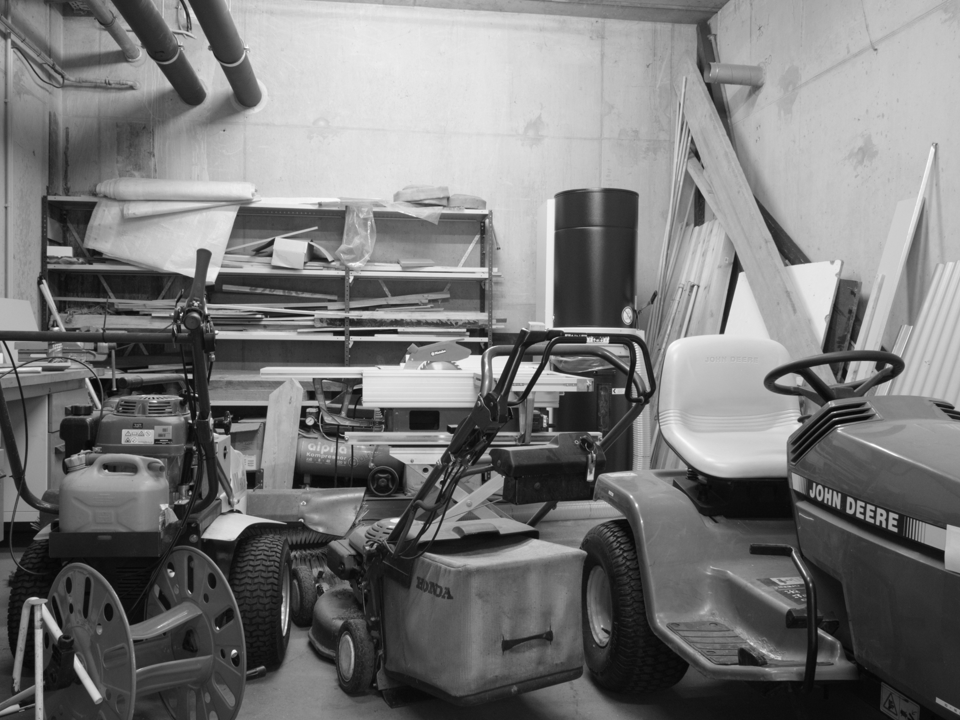
%> input picture orig.png, 960 x 720 px
$ octave histogram.m   (GNU Octave 9; MATLAB toolbox functions it lacks are replaced by stand-ins)
%> lines starting %> are read from the running program, lines starting %| are printed output that depends on the picture
### correlation_calculation.m
function [h,v,d] = correlation_calculation(im,enim)
%本函数用于计算相邻像素相关性.
%
% im----input original image
% enim--the encrypted image
% num---the total number o pixels to be compared
%
% h-----the correlation coefficients of two neighboring pixels in the horizontal direction
% v-----the correlation coefficients of two neighboring pixels in the vertical direction
% d-----the correlation coefficients of two neighboring pixels in the diagonal direction


if ~isa(im,'double')
    im = double(im);
end

if ~isa(enim,'double')
    enim = double(enim);
end

% calculate vertical correlation coefficient
v(1) = Fshift_corr(im(:),1);
v(2) = Fshift_corr(enim(:),1);

% calculate horizontal correlation coefficient
h(1) = Fshift_corr(reshape(im',1,[]),1);
h(2) = Fshift_corr(reshape(enim',1,[]),1);


% calcluate adjacent pixels
[r,c] = size(im);
[r1,c1]=size(enim);
im_diag=[];   %用于存放按对角线方式存储的数据，进行对角像素的比较
enim_diag=[];
for i=-(r-1):(c-1)
    im_diag=[im_diag,(diag(im,i)).'];
end

for j=-(r1-1):(c1-1)
    enim_diag=[enim_diag,(diag(enim,j)).'];
end

d(1) = Fshift_corr(im_diag.',1);
d(2) = Fshift_corr(enim_diag.',1);


function c = Fshift_corr(x,shift)
%计算两个列之间的相关性

x = x(:);
if shift>=1
    x2 = x(shift+1:end);
    x2(end+1:end+shift) = x(1:shift);
else
    x2 = x;
end

c = corr(x,x2);
end
end

### histogram.m

clc;

I1=imread('orig.png');
%> I1 is the input picture: size 720x960 uint8; min 5, max 253, mean 120.3
I2=imread('finalenc.png');
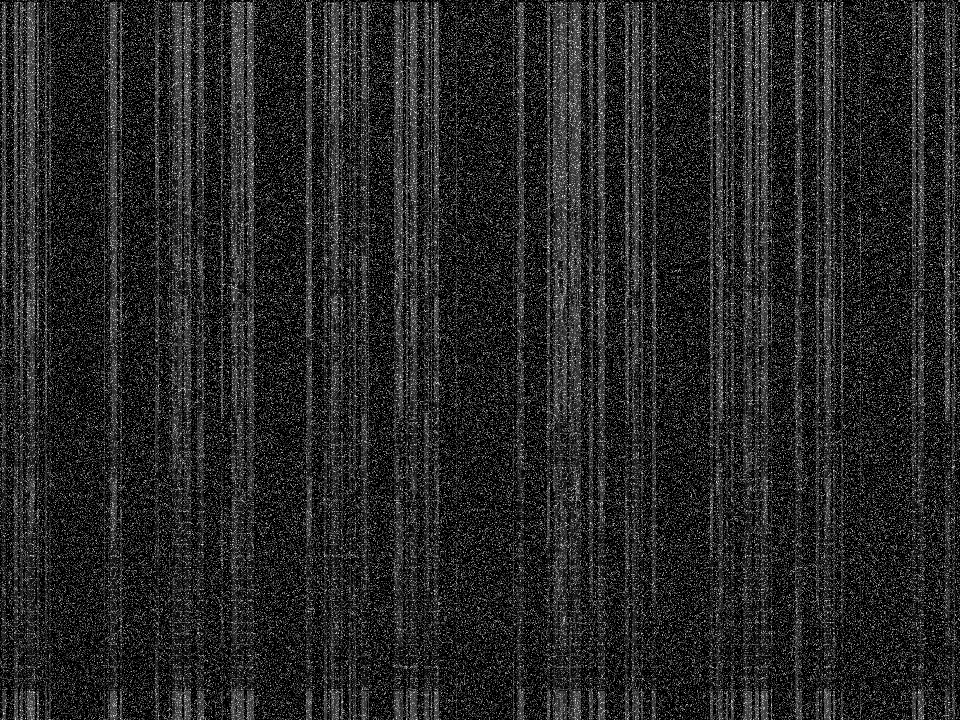
%> input picture finalenc.png, 960 x 720 px
%> I2 is the input picture: size 720x960 uint8; min 0, max 253, mean 38.4

[h,v,d]=correlation_calculation(I1,I2);
%> in Fshift_corr, `c = corr(x,x2);`: c = 0.978
%> the loop in correlation_calculation, `for i=-(r-1):(c-1)` made 1679 passes
%> im_diag on passes 1 to 3: 60, [60 57 59], [60 57 59 36 58 56]
%> the loop in correlation_calculation, `for j=-(r1-1):(c1-1)` made 1679 passes
%> enim_diag on passes 1 to 3: 32, [32 92 65], [32 92 65 0 0 186]
%> h = [0.985 0.145]; v = [0.978 0.203]; d = [0.967 0.135]

%原图直方图
figure;imhist(I1);title('The histogram of the plain image');
%> after `title('The histogram of the plain image')`:
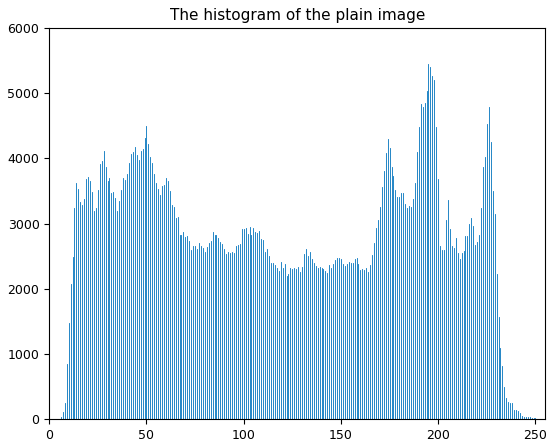
%> figure redrawn from the program's plot data; highest point at x = 195, y = 5454

figure;imhist(I2);title('The histogram of the cipher image');
%> after `title('The histogram of the cipher image')`:
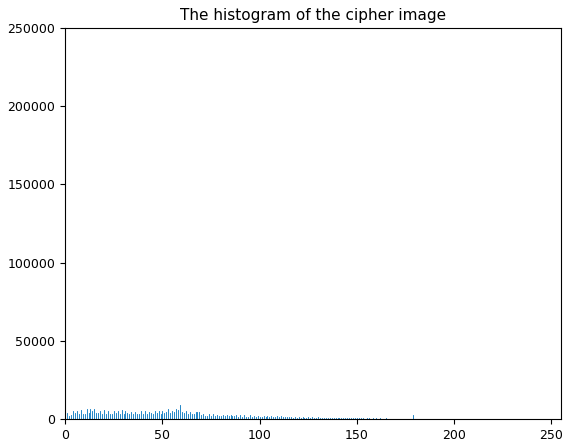
%> figure redrawn from the program's plot data; highest point at x = 0, y = 241651
